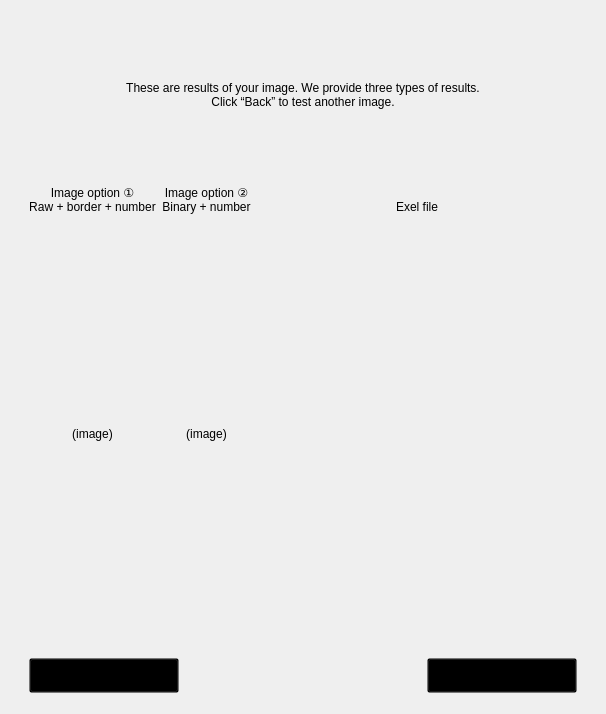
     <widget class="QWidget" name="page_4">
      <layout class="QVBoxLayout" name="verticalLayout_29">
       <item>
        <widget class="QFrame" name="verticalFrame_4">
         <property name="styleSheet">
          <string notr="true">background: transparent;</string>
         </property>
         <layout class="QGridLayout" name="gridLayout_8">
          <item row="0" column="0">
           <widget class="QLabel" name="label_18">
            <property name="minimumSize">
             <size>
              <width>0</width>
              <height>150</height>
             </size>
            </property>
            <property name="maximumSize">
             <size>
              <width>16777215</width>
              <height>150</height>
             </size>
            </property>
            <property name="contextMenuPolicy">
             <enum>Qt::ContextMenuPolicy::NoContextMenu</enum>
            </property>
            <property name="text">
             <string>These are results of your image. We provide three types of results.
Click “Back” to test another image.</string>
            </property>
            <property name="alignment">
             <set>Qt::AlignmentFlag::AlignCenter</set>
            </property>
           </widget>
          </item>
          <item row="1" column="0">
           <widget class="QFrame" name="gridFrame_3">
            <layout class="QGridLayout" name="gridLayout_7">
             <item row="0" column="3">
              <widget class="QLabel" name="exel_info_4">
               <property name="text">
                <string>Exel file
</string>
               </property>
               <property name="alignment">
                <set>Qt::AlignmentFlag::AlignBottom|Qt::AlignmentFlag::AlignHCenter</set>
               </property>
              </widget>
             </item>
             <item row="1" column="1">
              <widget class="QLabel" name="image2_output_4">
               <property name="text">
                <string>(image)</string>
               </property>
               <property name="alignment">
                <set>Qt::AlignmentFlag::AlignCenter</set>
               </property>
              </widget>
             </item>
             <item row="1" column="0">
              <widget class="QLabel" name="image1_output_4">
               <property name="text">
                <string>(image)</string>
               </property>
               <property name="alignment">
                <set>Qt::AlignmentFlag::AlignCenter</set>
               </property>
              </widget>
             </item>
             <item row="1" column="3">
              <widget class="QTableWidget" name="exel_output_4">
               <property name="minimumSize">
                <size>
                 <width>320</width>
                 <height>400</height>
                </size>
               </property>
               <property name="maximumSize">
                <size>
                 <width>320</width>
                 <height>400</height>
                </size>
               </property>
              </widget>
             </item>
             <item row="0" column="0">
              <widget class="QLabel" name="image1_info_4">
               <property name="text">
                <string>Image option ① 
Raw + border + number 
</string>
               </property>
               <property name="alignment">
                <set>Qt::AlignmentFlag::AlignBottom|Qt::AlignmentFlag::AlignHCenter</set>
               </property>
              </widget>
             </item>
             <item row="0" column="1">
              <widget class="QLabel" name="image2_info_4">
               <property name="text">
                <string>Image option ② 
Binary + number
</string>
               </property>
               <property name="alignment">
                <set>Qt::AlignmentFlag::AlignBottom|Qt::AlignmentFlag::AlignHCenter</set>
               </property>
              </widget>
             </item>
            </layout>
           </widget>
          </item>
          <item row="2" column="0">
           <widget class="QFrame" name="horizontalFrame_2">
            <property name="minimumSize">
             <size>
              <width>0</width>
              <height>45</height>
             </size>
            </property>
            <property name="maximumSize">
             <size>
              <width>16777215</width>
              <height>45</height>
             </size>
            </property>
            <layout class="QHBoxLayout" name="horizontalLayout_7">
             <item alignment="Qt::AlignmentFlag::AlignLeft">
              <widget class="QPushButton" name="Back_button_4">
               <property name="minimumSize">
                <size>
                 <width>150</width>
                 <height>35</height>
                </size>
               </property>
               <property name="maximumSize">
                <size>
                 <width>150</width>
                 <height>35</height>
                </size>
               </property>
               <property name="text">
                <string>Back</string>
               </property>
              </widget>
             </item>
             <item>
              <widget class="QPushButton" name="Next_button_4">
               <property name="minimumSize">
                <size>
                 <width>150</width>
                 <height>35</height>
                </size>
               </property>
               <property name="maximumSize">
                <size>
                 <width>150</width>
                 <height>35</height>
                </size>
               </property>
               <property name="text">
                <string>Next</string>
               </property>
              </widget>
             </item>
            </layout>
           </widget>
          </item>
         </layout>
        </widget>
       </item>
      </layout>
     </widget>
